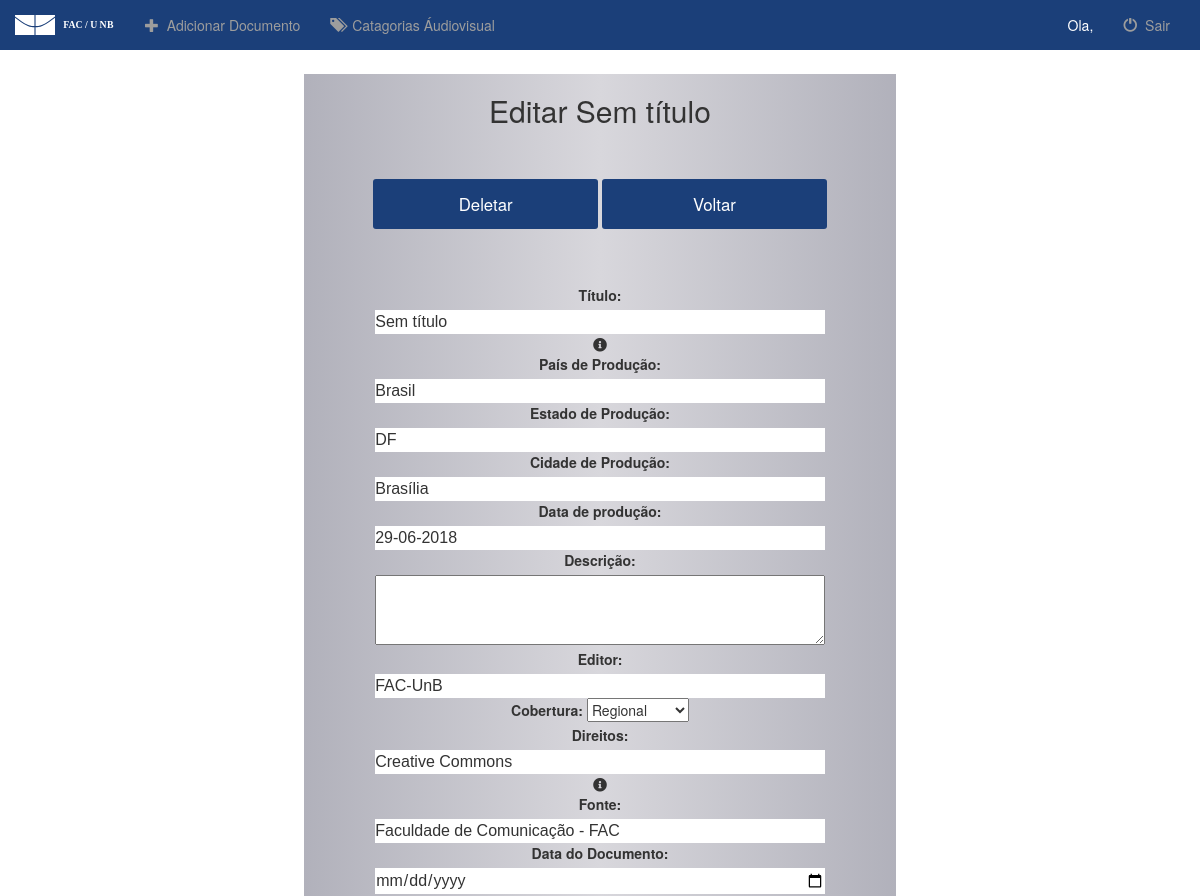
The app's page /edit/21 (upper part), older data.
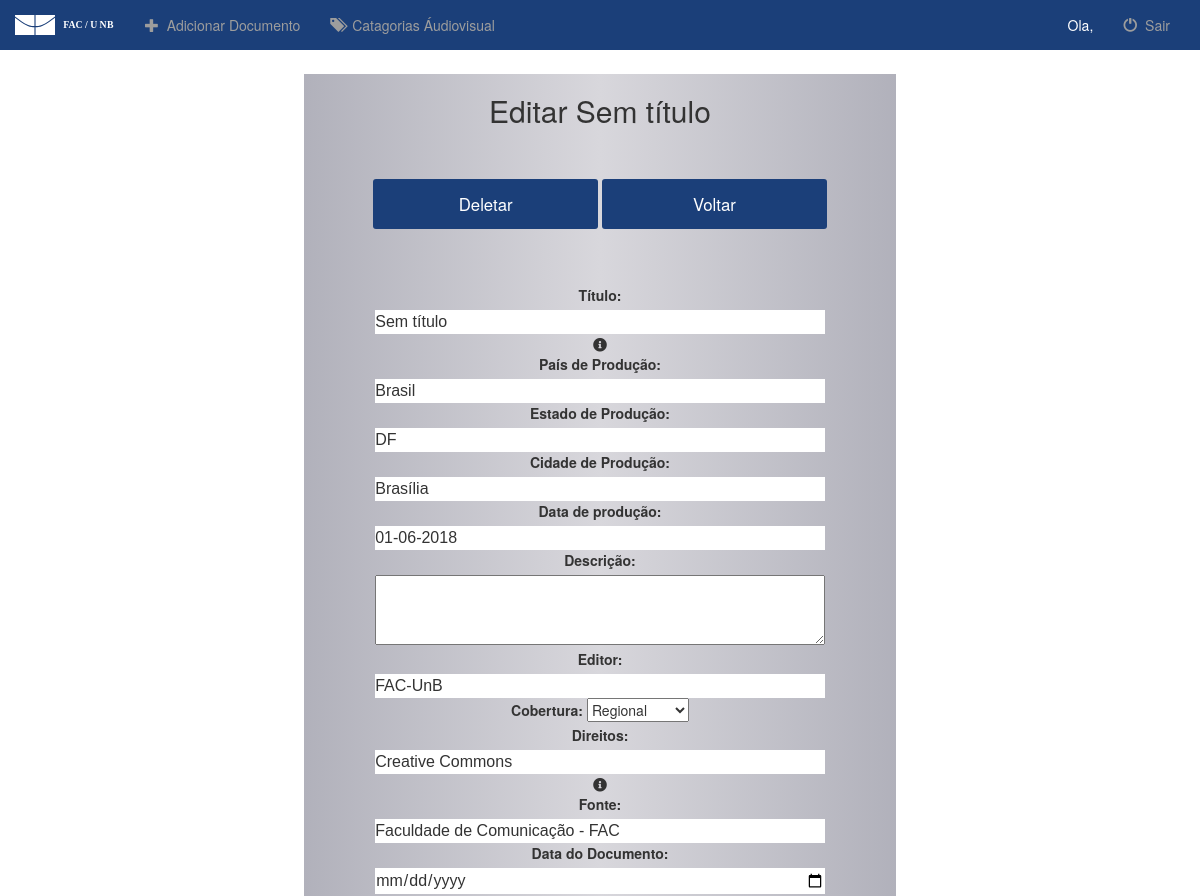
The same page, newer data.
### cedoc/models.py (models this page shows)
class Doc(models.Model):
    title = models.CharField('Título', max_length=300, default='Sem título', help_text="Nome do documento")
    description = models.TextField('Descrição', blank=True)
    publisher = models.CharField('Editor', max_length=150, default="FAC-UnB")
    coverage = models.CharField('Cobertura', max_length=2, default='R', choices=coverage())
    rights = models.CharField('Direitos', max_length=100, default='Creative Commons', help_text="Direitos de acesso")
    source = models.CharField('Fonte', default='Faculdade de Comunicação - FAC' , max_length=100)
    date = models.DateField('Data do Documento', default=django.utils.timezone.now, help_text="Use formato dd/mm/AAAA")
    fileFormat = models.CharField('Formato de media', max_length=2, choices=getFileFormat(), default='DG', help_text='Escolha apenas 1 opção')
    language = models.CharField('Língua', max_length=50, default='Português')
    submissionDate = models.DateField(auto_now_add=True)
    accepted = models.BooleanField('Accept file', choices=accept(), default=False)
    sender = models.CharField(max_length=50, default="Anônimo")
    url = models.URLField('URL para Documento', blank=True)
    def __str__(self):
        return self.title

class AudioVisual(Doc):
    dateProduction = models.DateField('Data de produção', default=django.utils.timezone.now)
    material = models.CharField('Material Original', max_length=100, blank=True)
    country = models.CharField('País de Produção', max_length=50, default='Brasil')
    state = models.CharField('Estado de Produção', max_length=50, default='DF')
    city = models.CharField('Cidade de Produção', max_length=50, default='Brasília')
    string = str(country) + ',' + str(state) + ',' + str(city)
    locationProduction = models.CharField('Localização da Produção', max_length=200, default=string)
    duration = models.DurationField('Duração do Vídeo', default=datetime.timedelta(0), help_text="Use formato hh:mm:ss")
    categories = models.ManyToManyField(Categoria)
    File = models.FileField(upload_to='video/', blank=True, validators=[validate_AudioVisual])

### cedoc/views.py (the view, shortened to what this page needs)
# urls.py: path('edit/<int:pk>', cedocViews.edit, name='url_edit'),
def edit(request, pk):
    (f, form) = getUnknownModel(request, pk)
    data = {}
    data['doc'] = f
    data['form'] = form
    if isinstance(f, AudioVisual):
        data['cat'] = Categoria.objects.all()
        data['checked_cat'] = f.categories.all()
        data['certificates'] = Certificate.objects.filter(paper=pk)
        data['type'] = "audiovisual"
    if isinstance(f, CampusJournal):
        data['idx'] = Index.objects.filter(paper=pk)
        data['type'] = "jornal"
    c  = Contributor.objects.filter(paper=pk)
    data['contributors'] = c
    return render(request, 'cedoc/edit.html', data)

### cedoc/forms.py
class AudioVisualUpload(ModelForm):
    class Meta:
        FORMATS = (
            ('.mp3', 'MP3 Audio'),
            ('.wav', 'Microsoft Wave (WAV)'),
            ('.aif', 'Audio Interchange File Format (AIFF)'),
        )
        model = AudioVisual
        fields = ['title', 'country', 'state', 'city', 'dateProduction','description', 'publisher', 'coverage', 'rights', 'source', 'fileFormat', 'date', 'duration', 'language', 'File', 'url']
        widgets = {
            'date' : dateInput(),
            'fileType' : Select(choices=FORMATS)
        }

### cedoc/models.py (called while the page is built)
    def __str__(self):
        return self.categoria

### cedoc/templates/cedoc/edit.html (shortened to what this page needs)
{% extends 'cedoc/base.html'%}
{%block cabecalho %}
    {% load staticfiles %}
    <link rel="stylesheet" type="text/css" href="{% static 'cedoc/css/new_entry.css' %}">
    <link rel="stylesheet" href="https://use.fontawesome.com/releases/v5.0.13/css/all.css">
{% endblock%}
{% block conteudo %}
<div class="container-fluid">
    <div class="row">
        <div class="col-xs-12 col-md-12 col-lg-12 corpo">
            <div class="row">
               <div class="col-xs-12 col-sm-8 col-sm-offset-2 col-md-6 col-md-offset-3 formulario">
    <h2>Editar {{ doc }}</h2>
    <button id="personalizado" onclick="myConfirm('Certeza que quer deletar {{ doc }} ?')">Deletar</button>
    <button id="personalizado" onclick="location.href = '{% url 'url_index' %}' ">Voltar</button>
    <form enctype="multipart/form-data" method="POST">
        {% for field in form %}
            {% if field.name != 'File' and field.name != 'url' and field.name != 'fileFormat' %}
                <div class="fieldWrapper">
                    {{ field.label_tag }} {{ field }}
                    {% if field.help_text %}
                    <i class="fas fa-info-circle help" title="{{ field.help_text|safe }}"></i>
                    {% endif %}
                </div>
            {% endif %}
        {% endfor %}
        <br>
    </form>
               </div>
            </div>
        </div>
    </div>
</div>
{% endblock %}

Row changes from the older to the newer data that the page shows:
changed AudioVisual "Brasil": dateProduction "29-06-2018" → "01-06-2018"
